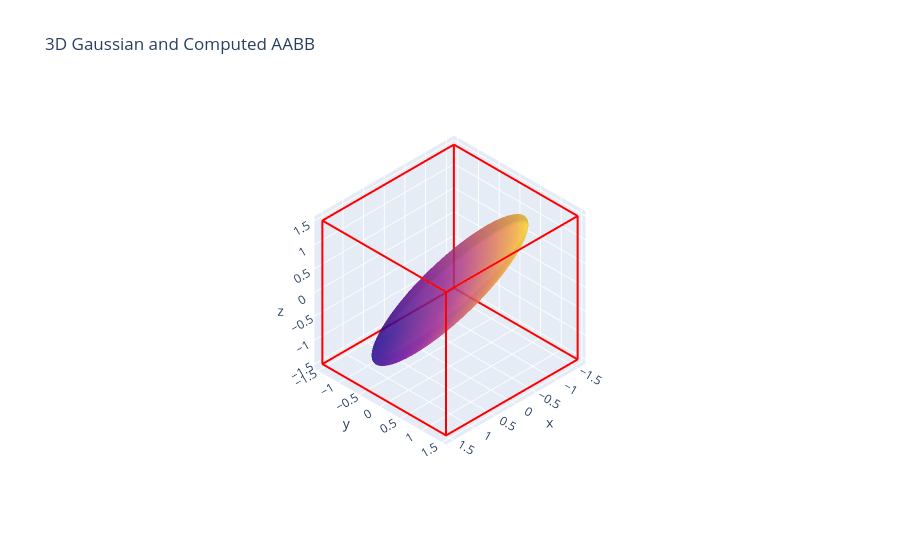

Notebook cell for this chart:
### Code cell
import torch
import numpy as np
import plotly.graph_objects as go
from geocutool.primitive.gs import compute_gaussian_aabb

# --- 1. Your existing PyTorch setup ---
device = torch.device("cuda:0" if torch.cuda.is_available() else "cpu")

means = torch.tensor([[0.0, 0.0, 0.0]]).to(device)
rotations = torch.tensor([[0.5, 0.2, 0.7, 0.3]]).to(device)
scales = torch.tensor([[0.1, 0.6, 0.5]]).to(device)

level = 8
iso = 11.345
tol = 1. / 8.
rotnorm = True

# Compute AABB from your C++ backend
aabb_min, aabb_max = compute_gaussian_aabb(means, rotations, scales, iso=iso, tol=tol, level=level, rotnorm=rotnorm)

print("AABB Min:", aabb_min)
print("AABB Max:", aabb_max)

# --- 2. Extract Data to CPU/Numpy for Plotly ---
# We only plot the first Gaussian (index 0)
mean_np = means[0].cpu().numpy()
rot_np = rotations[0].cpu().numpy()
scale_np = scales[0].cpu().numpy()

min_pt = aabb_min[0].cpu().numpy()
max_pt = aabb_max[0].cpu().numpy()

# Replicate the C++ scaling limit math
voxelSize = 2.0 / (1 << level)
min_scale = tol * voxelSize
scale_np = np.maximum(scale_np, min_scale)

# --- 3. Generate the Gaussian Ellipsoid ---
# Create a base parametric sphere
u = np.linspace(0, 2 * np.pi, 50)
v = np.linspace(0, np.pi, 50)
x_sphere = np.outer(np.cos(u), np.sin(v))
y_sphere = np.outer(np.sin(u), np.sin(v))
z_sphere = np.outer(np.ones(np.size(u)), np.cos(v))

# Scale the sphere using your iso threshold
# Extents = scale * sqrt(iso)
rx, ry, rz = scale_np * np.sqrt(iso)
x_ellipsoid = x_sphere * rx
y_ellipsoid = y_sphere * ry
z_ellipsoid = z_sphere * rz

# Flatten for matrix multiplication
points = np.vstack([x_ellipsoid.flatten(), y_ellipsoid.flatten(), z_ellipsoid.flatten()])

# Replicate your exact C++ Quaternion-to-Rotation-Matrix math
r, x, y, z = rot_np[0], rot_np[1], rot_np[2], rot_np[3]
if rotnorm:
    inv_norm = 1.0 / np.sqrt(r*r + x*x + y*y + z*z)
    r *= inv_norm; x *= inv_norm; y *= inv_norm; z *= inv_norm

R_mat = np.array([
    [1 - 2*(y*y + z*z), 2*(x*y - r*z), 2*(x*z + r*y)],
    [2*(x*y + r*z), 1 - 2*(x*x + z*z), 2*(y*z - r*x)],
    [2*(x*z - r*y), 2*(y*z + r*x), 1 - 2*(x*x + y*y)]
])

# Apply Rotation and Translation
rotated_points = R_mat @ points
x_final = rotated_points[0, :].reshape(x_sphere.shape) + mean_np[0]
y_final = rotated_points[1, :].reshape(y_sphere.shape) + mean_np[1]
z_final = rotated_points[2, :].reshape(z_sphere.shape) + mean_np[2]

# --- 4. Generate the AABB Wireframe ---
# Define the 8 corners of the bounding box
xc = [min_pt[0], max_pt[0], max_pt[0], min_pt[0], min_pt[0], max_pt[0], max_pt[0], min_pt[0]]
yc = [min_pt[1], min_pt[1], max_pt[1], max_pt[1], min_pt[1], min_pt[1], max_pt[1], max_pt[1]]
zc = [min_pt[2], min_pt[2], min_pt[2], min_pt[2], max_pt[2], max_pt[2], max_pt[2], max_pt[2]]

# Create a continuous line path that draws the 12 edges of the box
# "None" tells Plotly to lift the pen and break the line
x_lines = [xc[0], xc[1], xc[2], xc[3], xc[0], None, xc[4], xc[5], xc[6], xc[7], xc[4], None, xc[0], xc[4], None, xc[1], xc[5], None, xc[2], xc[6], None, xc[3], xc[7]]
y_lines = [yc[0], yc[1], yc[2], yc[3], yc[0], None, yc[4], yc[5], yc[6], yc[7], yc[4], None, yc[0], yc[4], None, yc[1], yc[5], None, yc[2], yc[6], None, yc[3], yc[7]]
z_lines = [zc[0], zc[1], zc[2], zc[3], zc[0], None, zc[4], zc[5], zc[6], zc[7], zc[4], None, zc[0], zc[4], None, zc[1], zc[5], None, zc[2], zc[6], None, zc[3], zc[7]]

# --- 5. Render with Plotly ---
fig = go.Figure()

# Add the Gaussian Ellipsoid
fig.add_trace(go.Surface(
    x=x_final, y=y_final, z=z_final, 
    opacity=0.6, 
    colorscale='Plasma', 
    showscale=False,
    name='Gaussian'
))

# Add the AABB Wireframe
fig.add_trace(go.Scatter3d(
    x=x_lines, y=y_lines, z=z_lines,
    mode='lines',
    line=dict(color='red', width=4),
    name='AABB'
))

# Force the 3D axes to have equal scale so the box isn't distorted
fig.update_layout(
    scene=dict(aspectmode='data'),
    scene_camera=dict(projection=dict(type="orthographic")),
    title="3D Gaussian and Computed AABB",
    # margin=dict(l=0, r=0, b=0, t=40)
)

fig.show()

### Figure 1 — Plotly figure (JSON) as saved in the notebook; plotly's stock layout.template omitted (floating-point values rounded to 4 significant figures; data arrays with more than 128 entries replaced by an {"elided": "..."} marker saying what was removed)
{"data": [{"colorscale": [[0, "#0d0887"], [0.1111, "#46039f"], [0.2222, "#7201a8"], [0.3333, "#9c179e"], [0.4444, "#bd3786"], [0.5556, "#d8576b"], [0.6667, "#ed7953"], [0.7778, "#fb9f3a"], [0.8889, "#fdca26"], [1, "#f0f921"]], "name": "Gaussian", "opacity": 0.6, "showscale": false, "type": "surface", "x": {"elided": "50x50 float values"}, "y": {"elided": "50x50 float values"}, "z": {"elided": "50x50 float values"}}, {"line": {"color": "red", "width": 4}, "mode": "lines", "name": "AABB", "type": "scatter3d", "x": [-1.592, 1.592, 1.592, -1.592, -1.592, null, -1.592, 1.592, 1.592, -1.592, -1.592, null, -1.592, -1.592, null, 1.592, 1.592, null, 1.592, 1.592, null, -1.592, -1.592], "y": [-1.497, -1.497, 1.497, 1.497, -1.497, null, -1.497, -1.497, 1.497, 1.497, -1.497, null, -1.497, -1.497, null, -1.497, -1.497, null, 1.497, 1.497, null, 1.497, 1.497], "z": [-1.503, -1.503, -1.503, -1.503, -1.503, null, 1.503, 1.503, 1.503, 1.503, 1.503, null, -1.503, 1.503, null, -1.503, 1.503, null, -1.503, 1.503, null, -1.503, 1.503]}], "layout": {"scene": {"aspectmode": "data", "camera": {"projection": {"type": "orthographic"}}}, "title": {"text": "3D Gaussian and Computed AABB"}}}
